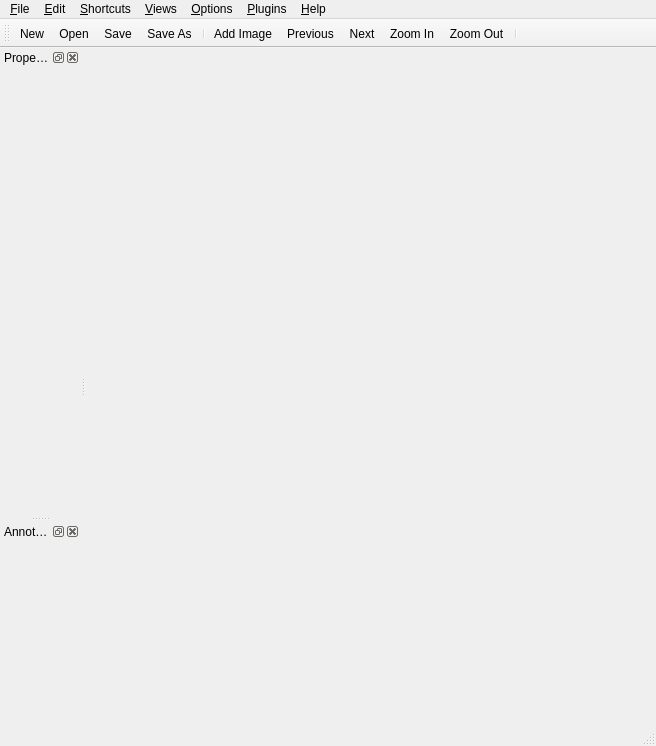
<?xml version="1.0" encoding="UTF-8"?>
<ui version="4.0">
 <class>MainWindow</class>
 <widget class="QMainWindow" name="MainWindow">
  <property name="geometry">
   <rect>
    <x>0</x>
    <y>0</y>
    <width>656</width>
    <height>746</height>
   </rect>
  </property>
  <property name="windowTitle">
   <string>sloth</string>
  </property>
  <property name="windowIcon">
   <iconset resource="icons.qrc">
    <normaloff>:/icons/sloth.svg</normaloff>:/icons/sloth.svg</iconset>
  </property>
  <widget class="QWidget" name="centralWidget"/>
  <widget class="QMenuBar" name="menubar">
   <property name="geometry">
    <rect>
     <x>0</x>
     <y>0</y>
     <width>656</width>
     <height>21</height>
    </rect>
   </property>
   <widget class="QMenu" name="menuFile">
    <property name="title">
     <string>&amp;File</string>
    </property>
    <addaction name="actionNew"/>
    <addaction name="actionOpen"/>
    <addaction name="actionSave"/>
    <addaction name="actionSave_As"/>
    <addaction name="separator"/>
    <addaction name="actionExit"/>
   </widget>
   <widget class="QMenu" name="menu_Edit">
    <property name="title">
     <string>&amp;Edit</string>
    </property>
    <addaction name="action_Add_Image"/>
   </widget>
   <widget class="QMenu" name="menu_Views">
    <property name="title">
     <string>&amp;Views</string>
    </property>
    <addaction name="actionShowRulers"/>
    <addaction name="actionLocked"/>
   </widget>
   <widget class="QMenu" name="menu_Help">
    <property name="title">
     <string>&amp;Help</string>
    </property>
    <addaction name="action_About"/>
   </widget>
   <widget class="QMenu" name="menuPlugins">
    <property name="title">
     <string>&amp;Plugins</string>
    </property>
   </widget>
   <widget class="QMenu" name="menuShortcuts">
    <property name="title">
     <string>&amp;Shortcuts</string>
    </property>
   </widget>
   <widget class="QMenu" name="menuOptions">
    <property name="title">
     <string>&amp;Options</string>
    </property>
   </widget>
   <addaction name="menuFile"/>
   <addaction name="menu_Edit"/>
   <addaction name="menuShortcuts"/>
   <addaction name="menu_Views"/>
   <addaction name="menuOptions"/>
   <addaction name="menuPlugins"/>
   <addaction name="menu_Help"/>
  </widget>
  <widget class="QStatusBar" name="statusbar"/>
  <widget class="QToolBar" name="toolBar">
   <property name="windowTitle">
    <string>Toolbar</string>
   </property>
   <attribute name="toolBarArea">
    <enum>TopToolBarArea</enum>
   </attribute>
   <attribute name="toolBarBreak">
    <bool>false</bool>
   </attribute>
   <addaction name="actionNew"/>
   <addaction name="actionOpen"/>
   <addaction name="actionSave"/>
   <addaction name="actionSave_As"/>
   <addaction name="separator"/>
   <addaction name="action_Add_Image"/>
   <addaction name="actionPrevious"/>
   <addaction name="actionNext"/>
   <addaction name="actionZoom_In"/>
   <addaction name="actionZoom_Out"/>
   <addaction name="separator"/>
  </widget>
  <widget class="QDockWidget" name="dockProperties">
   <property name="enabled">
    <bool>true</bool>
   </property>
   <property name="minimumSize">
    <size>
     <width>80</width>
     <height>44</height>
    </size>
   </property>
   <property name="windowTitle">
    <string>Properties</string>
   </property>
   <attribute name="dockWidgetArea">
    <number>1</number>
   </attribute>
   <widget class="QWidget" name="dockPropertiesContents"/>
  </widget>
  <widget class="QDockWidget" name="dockAnnotations">
   <property name="windowTitle">
    <string>Annotations</string>
   </property>
   <attribute name="dockWidgetArea">
    <number>1</number>
   </attribute>
   <widget class="QWidget" name="dockAnnotationsContents"/>
  </widget>
  <action name="actionOpen">
   <property name="icon">
    <iconset resource="icons.qrc">
     <normaloff>:/icons/folder_table.png</normaloff>:/icons/folder_table.png</iconset>
   </property>
   <property name="text">
    <string>&amp;Open</string>
   </property>
   <property name="statusTip">
    <string>Open existing annotation file</string>
   </property>
   <property name="shortcut">
    <string>Ctrl+O</string>
   </property>
  </action>
  <action name="actionNew">
   <property name="icon">
    <iconset resource="icons.qrc">
     <normaloff>:/icons/page_white_text.png</normaloff>:/icons/page_white_text.png</iconset>
   </property>
   <property name="text">
    <string>&amp;New</string>
   </property>
   <property name="statusTip">
    <string>Create new annotation file</string>
   </property>
  </action>
  <action name="actionSave">
   <property name="icon">
    <iconset resource="icons.qrc">
     <normaloff>:/icons/disk.png</normaloff>:/icons/disk.png</iconset>
   </property>
   <property name="text">
    <string>&amp;Save</string>
   </property>
   <property name="shortcut">
    <string>Ctrl+S</string>
   </property>
  </action>
  <action name="actionExit">
   <property name="icon">
    <iconset resource="icons.qrc">
     <normaloff>:/icons/door_in.png</normaloff>:/icons/door_in.png</iconset>
   </property>
   <property name="text">
    <string>&amp;Exit</string>
   </property>
   <property name="menuRole">
    <enum>QAction::QuitRole</enum>
   </property>
  </action>
  <action name="action_Add_Image">
   <property name="icon">
    <iconset resource="icons.qrc">
     <normaloff>:/icons/picture_add.png</normaloff>:/icons/picture_add.png</iconset>
   </property>
   <property name="text">
    <string>&amp;Add Image</string>
   </property>
   <property name="shortcut">
    <string>Ctrl+I</string>
   </property>
  </action>
  <action name="actionNext">
   <property name="icon">
    <iconset resource="icons.qrc">
     <normaloff>:/icons/arrow_right.png</normaloff>:/icons/arrow_right.png</iconset>
   </property>
   <property name="text">
    <string>Next</string>
   </property>
  </action>
  <action name="actionPrevious">
   <property name="icon">
    <iconset resource="icons.qrc">
     <normaloff>:/icons/arrow_left.png</normaloff>:/icons/arrow_left.png</iconset>
   </property>
   <property name="text">
    <string>Previous</string>
   </property>
  </action>
  <action name="actionZoom_In">
   <property name="icon">
    <iconset resource="icons.qrc">
     <normaloff>:/icons/zoom_in.png</normaloff>:/icons/zoom_in.png</iconset>
   </property>
   <property name="text">
    <string>Zoom In</string>
   </property>
  </action>
  <action name="actionZoom_Out">
   <property name="icon">
    <iconset resource="icons.qrc">
     <normaloff>:/icons/zoom_out.png</normaloff>:/icons/zoom_out.png</iconset>
   </property>
   <property name="text">
    <string>Zoom Out</string>
   </property>
  </action>
  <action name="actionMask">
   <property name="checkable">
    <bool>true</bool>
   </property>
   <property name="text">
    <string>Mask</string>
   </property>
   <property name="shortcut">
    <string>M</string>
   </property>
  </action>
  <action name="actionSelection">
   <property name="checkable">
    <bool>true</bool>
   </property>
   <property name="text">
    <string>Selection</string>
   </property>
   <property name="shortcut">
    <string>S</string>
   </property>
  </action>
  <action name="actionRectangle">
   <property name="checkable">
    <bool>true</bool>
   </property>
   <property name="text">
    <string>Rectangle</string>
   </property>
   <property name="shortcut">
    <string>R</string>
   </property>
  </action>
  <action name="actionSave_As">
   <property name="icon">
    <iconset resource="icons.qrc">
     <normaloff>:/icons/disk_multiple.png</normaloff>:/icons/disk_multiple.png</iconset>
   </property>
   <property name="text">
    <string>Save &amp;As</string>
   </property>
  </action>
  <action name="action_About">
   <property name="text">
    <string>&amp;About</string>
   </property>
  </action>
  <action name="actionPoint">
   <property name="checkable">
    <bool>true</bool>
   </property>
   <property name="text">
    <string>Point</string>
   </property>
   <property name="shortcut">
    <string>P</string>
   </property>
  </action>
  <action name="actionShowRulers">
   <property name="checkable">
    <bool>true</bool>
   </property>
   <property name="text">
    <string>Show Rulers</string>
   </property>
  </action>
  <action name="actionLocked">
   <property name="checkable">
    <bool>true</bool>
   </property>
   <property name="text">
    <string>&amp;Locked</string>
   </property>
  </action>
 </widget>
 <resources>
  <include location="icons.qrc"/>
 </resources>
 <connections/>
</ui>
